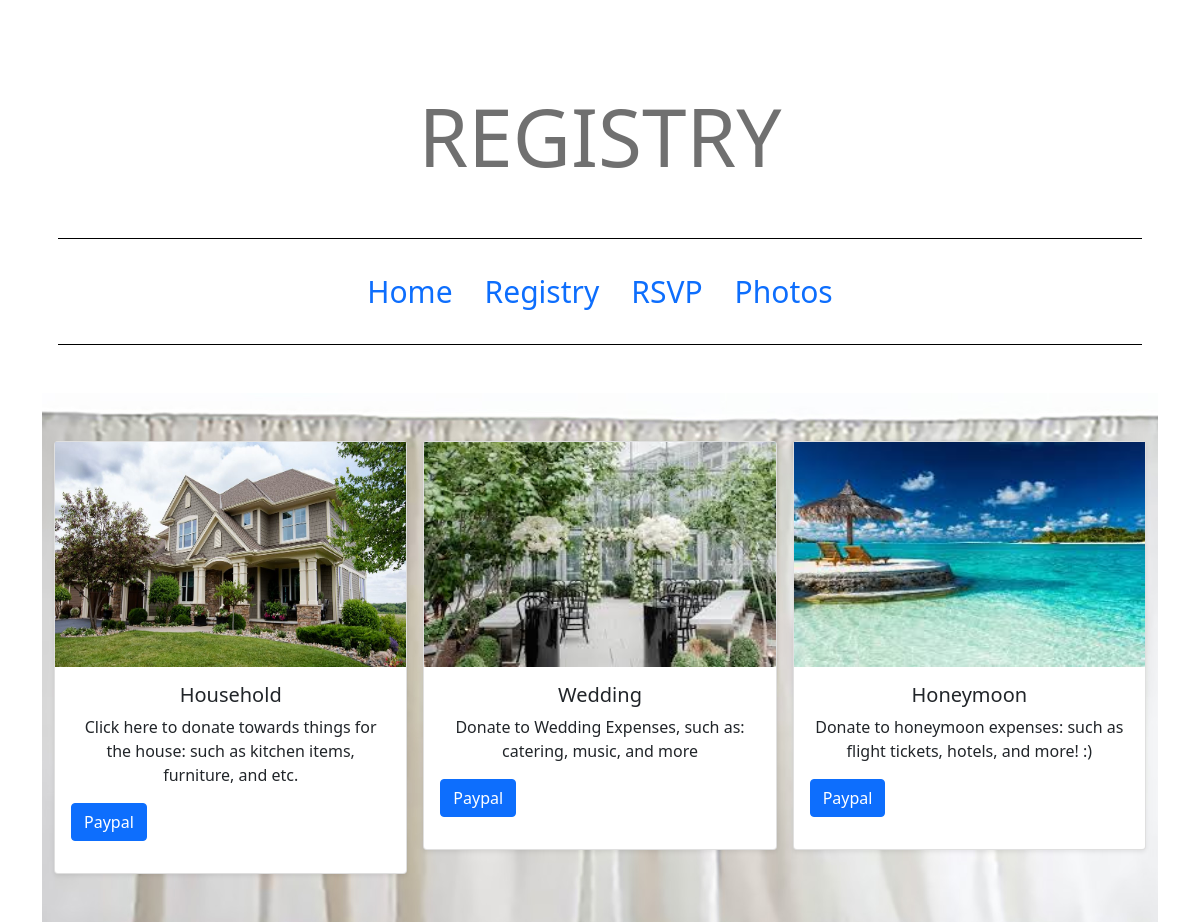
Page /registry on the earlier database version.
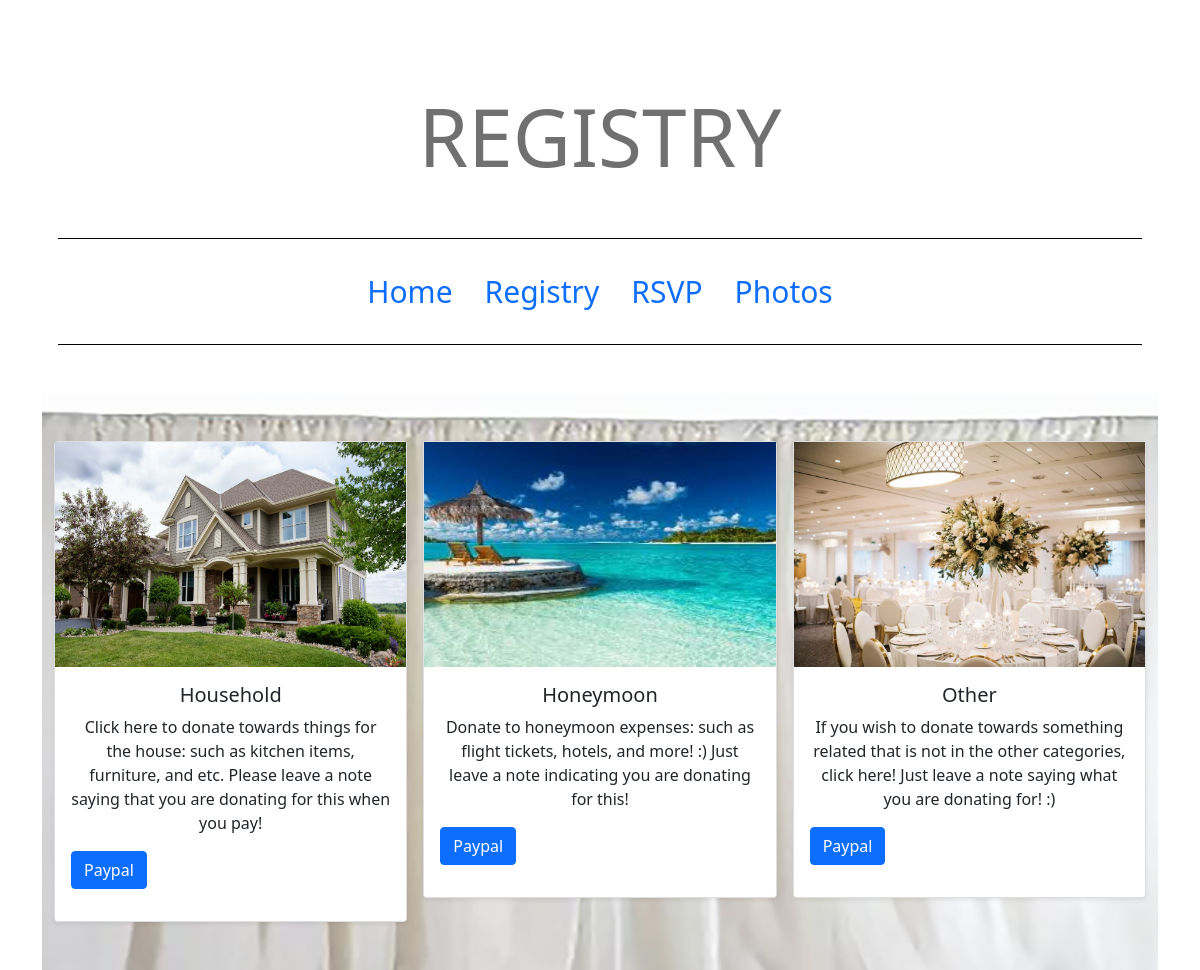
Same page on the later database version.
### mainPage/models.py (models this page shows, shortened)
class Item(models.Model):
    title = models.CharField(max_length = 100)
    caption = models.TextField(max_length = 500)
    image = models.ImageField(upload_to='mainPage/images')
    url = models.URLField(blank=True)

### mainPage/views.py (the view)
# urls.py: path('registry', views.registry, name='registry'),
def registry(request):
    items = Item.objects.all()
    return render(request, 'mainPage/registry.html', {'items':items})

### mainPage/templates/mainPage/registry.html (shortened to what this page needs)
 {% extends "base.html" %}
{% load static %}
{% block title %}Registry {% endblock %}
{% block content %}
  <div class="album py-5 bg-light">
    <div class="container">
      <div class="row row-cols-1 row-cols-sm-2 row-cols-md-3 g-3">
	  {%for item in items%}
        <div class="col">
          <div class="card shadow-sm">
            <img src="{{item.image.url}}" width="100%" height="225">
            <div class="card-body">
			<h5 class="card-title">{{item.title}}</h5>
              <p class="card-text">{{item.caption}}</p>
              <div class="d-flex justify-content-between align-items-center">
                <div class="btn-group">
                  <a href = "https://www.paypal.com/paypalme/Bartholomew518?locale.x=en_US"><button type="submit" class="btn btn-primary mb-3">Paypal</button></a>
               </div>
              </div>
            </div>
          </div>
        </div>
		{% endfor %}
      </div>
    </div>
  </div>
{% endblock %}

### mainPage/templates/base.html (shortened to what this page needs)
{% load static %}
<!doctype html>
<html lang="en">
  <head>
   <link rel="stylesheet" href="{% static 'mainPage/mystyle.css' %}">
    <link href="https://cdn.jsdelivr.net/npm/bootstrap@5.0.0-beta2/dist/css/bootstrap.min.css" rel="stylesheet">
  </head>
  <body>
   <main class="container">
  <div class="starter-template text-center py-5 px-3">
     <h1  class = "display-1 text-uppercase">{% block title %} Michelle & James {% endblock %}</h1>
	 <ul class="nav justify-content-center">
  <li class="nav-item">
    <a class="nav-link active" href="{% url 'home' %}">Home</a>
  </li>
  <li class="nav-item">
   <a class="nav-link" href="{% url 'registry' %}">Registry</a>
  </li>
  <li class="nav-item">
   <a class="nav-link" href="{% url 'rsvp' %}">RSVP</a>
  </li>
  <li class="nav-item">
   <a class="nav-link" href="{% url 'photos' %}">Photos</a>
  </li>
</ul>
  </div>
{% block content %}{% endblock %}
</main>
  </body>
</html>

### mainPage/static/mainPage/mystyle.css (style rules this page uses)
html, body { height: 100%; }
h1 { font-size:90px; font-weight: normal; }
.nav { margin-top: 5%; padding: 2% 0 2% 0; border-top:1px solid black; border-bottom:1px solid black; }
body { padding-top: 5rem; }
h1 { font-weight: normal; font-size: 60px; color: #707070; }
li { list-style-type:none; display: inline-block; }
a { text-decoration:none; font-size: 30px; }
body { display: flex; align-items: center; padding-top: 40px; padding-bottom: 40px; background-color: #f5f5f5; }

Differences in the rows shown:
removed Item: image (picture), title "Wedding", caption "Donate to Wedding Expenses, such as: catering, music, and more"
changed Item "Household": caption "Click here to donate towards things for the house: such as kitchen items, furniture, and etc." → "…items, furniture, and etc. Please leave a note saying that you are donating for this when you pay!"
changed Item "Honeymoon": caption "Donate to honeymoon expenses: such as flight tickets, hotels, and more! :)" → "Donate to honeymoon expenses: such as flight tickets, hotels, and more! :) Just leave a note indicating you are donating for this!"
added Item: image (picture), title "Other", caption "If you wish to donate towards something related that is not in the other categories, click here! Just leave a note saying what you are donating for! :)"
